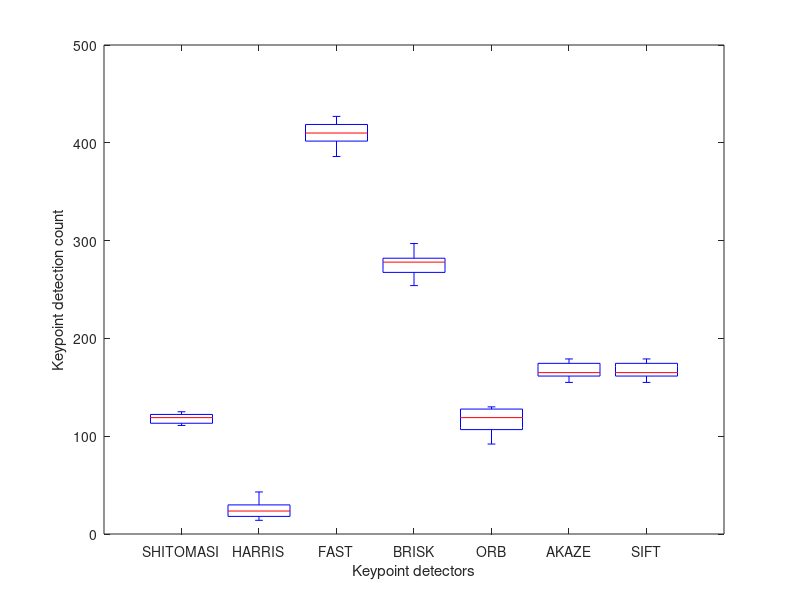
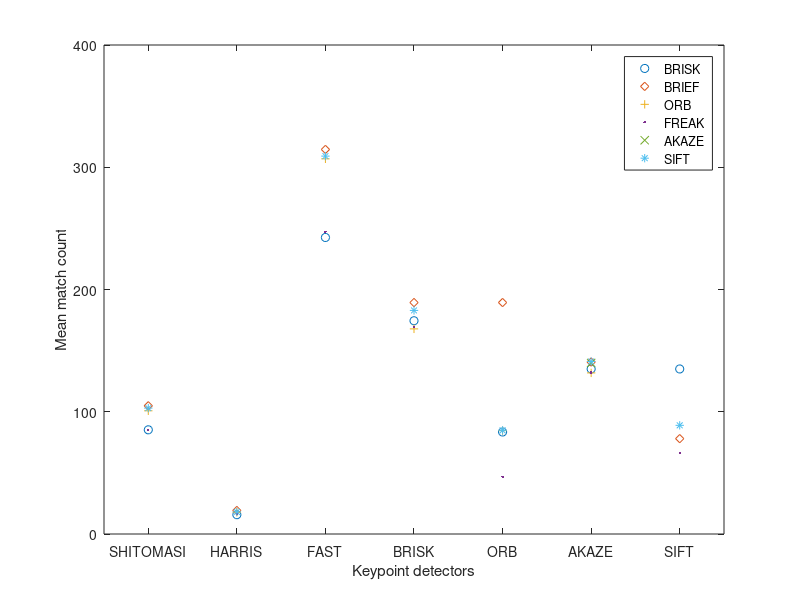
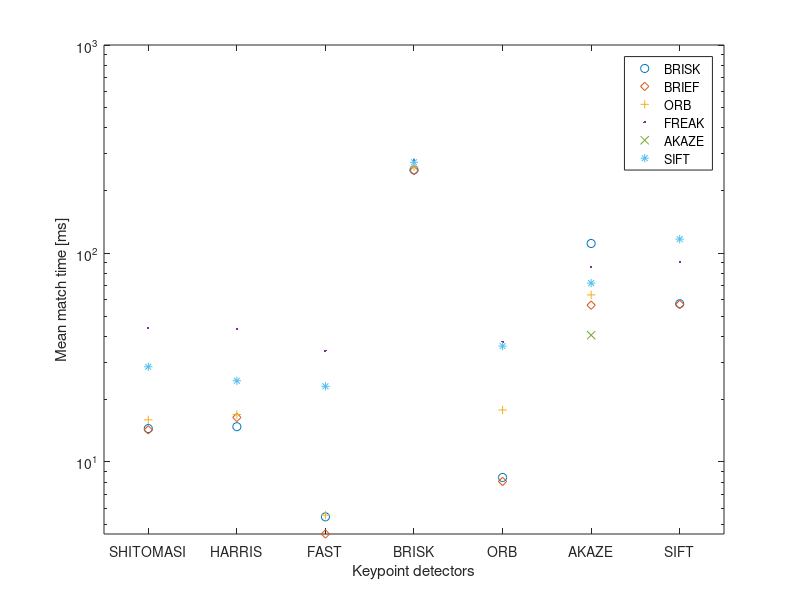

These charts were generated, in order, by the following MATLAB code:


%% Data
SHITOMASI.count = [125,118,123,120,120,113,114,123,111,112];
SHITOMASI.time = [14.4764,12.2352,13.0547,12.3504,12.0406,12.391,12.647,12.8924,12.7963,13.9232];
SHITOMASI.distribution = "Most on sign and car seats";
SHITOMASI.mean_size = 4;
SHITOMASI.BRISK.count = [95,88,80,90,82,79,85,86,82];
SHITOMASI.BRISK.time = [1.71956,1.18236,1.5198,1.49408,1.48808,1.63158,1.62625,1.67947,1.72572,1.65125];
SHITOMASI.BRIEF.count = [115,111,104,101,102,102,100,109,100];
SHITOMASI.BRIEF.time = [4.07837,2.39605,0.889059,0.93289,0.854333,0.854665,0.908508,0.880913,0.893232,0.951561];
SHITOMASI.ORB.count = [104,103,100,102,103,98,98,102,97];
SHITOMASI.ORB.time = [3.11225,2.7733,2.94144,3.17775,3.15266,2.77141,3.20343,3.26929,2.87838,3.01969];
SHITOMASI.FREAK.count = [ 90,88,87,89,83,78,81,86,84];
SHITOMASI.FREAK.time = [ 38.2839,29.8723,28.877,29.4497,29.5222,31.044,31.5575,30.8333,30.1187,30.3693];
SHITOMASI.AKAZE.count = [];
SHITOMASI.AKAZE.time = [];
SHITOMASI.SIFT.count = [112,109,104,103,99,101,96,106,97];
SHITOMASI.SIFT.time = [15.0132,15.8745,15.4888,15.7192,15.8437,16.2696,16.3241,15.3483,15.7931,15.5423];

HARRIS.count = [17,14,18,21,26,43,18,31,26,34];
HARRIS.time = [14.1606,12.7707,11.8688,11.9412,12.0433,21.2767,12.0094,13.4269,12.3421,17.313];
HARRIS.distribution = "Lights and car seats";
HARRIS.mean_size = 6;
HARRIS.BRISK.count = [12,10,14,15,16,16,15,23,21];
HARRIS.BRISK.time = [0.788194,0.745281,0.738392,0.825596,0.839417,0.923067,0.74527,0.83247,0.971367,0.975597];
HARRIS.BRIEF.count = [ 14,11,15,20,24,26,16,24,23];
HARRIS.BRIEF.time = [7.80865,5.19657,2.71079,1.49794,1.28546,1.09904,1.18255,1.19102,1.13353,1.14699];
HARRIS.ORB.count = [12,13,16,18,24,18,15,24,20];
HARRIS.ORB.time = [3.27141,2.89913,3.14456,3.29259,2.8035,2.70241,2.65327,2.7846,3.34701,2.72607];
HARRIS.FREAK.count = [ 13,13,15,15,17,20,14,21,18];
HARRIS.FREAK.time = [32.203,28.5588,29.1968,28.9654,28.3509,29.017,28.706,28.5977,30.3857,30.8169];
HARRIS.AKAZE.count = [];
HARRIS.AKAZE.time = [];
HARRIS.SIFT.count = [14,11,16,19,22,22,13,24,22];
HARRIS.SIFT.time = [15.8221,9.80391,9.53097,9.52093,10.0412,10.0362,10.1312,10.6998,10.2373,9.99341];

FAST.count = [419,427,404,423,386,414,418,406,396,401];
FAST.time = [2.61456,1.89478,2.04945,1.97811,1.929,2.24794,2.11969,2.01872,1.97115,2.01253];
FAST.distribution = "Good spead on both sign and edges of car";
FAST.mean_size = 7;
FAST.BRISK.count = [256,243,241,239,215,251,248,243,247];
FAST.BRISK.time = [3.80542,3.45771,3.2572,3.4989,3.06165,3.24142,3.30894,3.15028,3.0894,3.79229];
FAST.BRIEF.count = [320,332,299,331,276,327,324,315,307];
FAST.BRIEF.time = [7.80865,5.19657,2.71079,1.49794,1.28546,1.09904,1.18255,1.19102,1.13353,1.14699];
FAST.ORB.count = [306,314,295,318,284,312,323,306,304];
FAST.ORB.time = [4.15247,3.42759,3.73888,3.41109,3.62728,3.23315,3.39723,3.23678,3.27038,3.23863];
FAST.FREAK.count = [ 251,250,228,252,234,269,252,243,246];
FAST.FREAK.time = [36.7663,34.952,31.4492,31.5415,31.2731,30.7445,30.5679,31.5637,30.6993,30.7228];
FAST.AKAZE.count = [];
FAST.AKAZE.time = [];
FAST.SIFT.count = [316,325,297,311,291,326,315,300,301];
FAST.SIFT.time = [23.0831,19.853,19.5982,20.9018,19.6689,20.6272,20.6985,20.9827,22.8624,21.4046];


BRISK.count = [264,282,282,277,297,279,289,272,266,254,];
BRISK.time = [251.099,233.985,235.488,234.31,235.807,243.103,252.39,275.718,253.377,276.567];
BRISK.distribution = "Most along car edges";
BRISK.mean_size = 7;
BRISK.BRISK.count = [171,176,157,176,174,188,173,171,184];
BRISK.BRISK.time = [2.65936,2.34167,2.54131,2.62767,2.45953,2.5873,2.80294,2.53293,2.61562,2.42793];
BRISK.BRIEF.count = [178,205,185,179,183,195,207,189,183];
BRISK.BRIEF.time = [1.23849,0.737277,0.799503,0.760802,0.979722,0.948757,0.890772,0.764566,0.82273,0.776096];
BRISK.ORB.count = [160,171,157,170,154,180,171,175,172];
BRISK.ORB.time = [10.6325,9.48157,11.0359,11.1001,10.2137,10.4877,11.0217,11.2825,9.92125,13.1539];
BRISK.FREAK.count = [160,178,156,173,160,183,169,179,168];
BRISK.FREAK.time = [32.4469,31.9246,32.2381,31.5976,30.1852,32.1106,31.3245,33.0383,31.7956,34.4402];
BRISK.AKAZE.count = [];
BRISK.AKAZE.time = [];
BRISK.SIFT.count = [182,193,169,183,171,195,194,176,183];
BRISK.SIFT.time = [26.2205,25.4226,24.3137,21.8727,26.2521,23.5189,25.0485,23.0582,26.1811,23.53];

ORB.count = [92,102,106,113,109,125,130,129,127,128];
ORB.time = [11.2322,6.39952,6.51143,6.21048,5.68168,7.27476,6.91363,6.43269,8.3288,6.8996];
ORB.distribution = "Most along car edges";
ORB.mean_size = 55.6;
ORB.BRISK.count = [73,74,79,85,79,92,90,88,91];
ORB.BRISK.time = [ 1.34741,1.0297,0.962382,1.06728,1.01591,1.13267,1.16556,1.17258,1.15238,2.25583];
ORB.BRIEF.count = [178,205,185,179,183,195,207,189,183];
ORB.BRIEF.time = [ 1.23849,0.737277,0.799503,0.760802,0.979722,0.948757,0.890772,0.764566,0.82273,0.776096];
ORB.ORB.count = [65,69,71,85,91,101,95,93,91];
ORB.ORB.time = [12.1292,11.1455,10.1488,10.3945,10.6057,9.95899,10.3888,10.3035,10.3083,10.1518];
ORB.FREAK.count = [42,36,45,47,44,51,52,49,55];
ORB.FREAK.time = [32.9629,33.3242,30.5514,29.4145,30.9115,29.5403,30.1263,28.9199,28.708,29.8567];
ORB.AKAZE.count = [];
ORB.AKAZE.time = [];
ORB.SIFT.count = [67,79,78,79,82,95,95,94,94];
ORB.SIFT.time = [34.4821,27.0574,28.527,28.3822,25.5027,27.0797,27.326,30.2052,30.6036,28.4337];

AKAZE.count = [166,157,161,155,163,164,173,175,177,179];
AKAZE.time = [60.5518,56.5862,56.023,53.6167,47.9323,49.3895,55.3243,60.0879,56.6724,62.0722];
AKAZE.distribution = "Most along car edges";
AKAZE.mean_size = 7;
AKAZE.BRISK.count = [137,125,129,129,131,132,142,146,144];
AKAZE.BRISK.time = [60.5518,56.5862,56.023,53.6167,47.9323,49.3895,55.3243,60.0879,56.6724,62.0722];
AKAZE.BRIEF.count = [141,134,131,130,134,146,150,148,152];
AKAZE.BRIEF.time = [1.1174,0.562064,0.586957,0.577798,0.590885,0.59051,0.634302,0.584869,0.580562,0.602698];
AKAZE.ORB.count = [130,129,128,115,132,132,137,137,146];
AKAZE.ORB.time = [6.95888,8.28211,7.66739,7.36061,7.39659,7.48994,7.27967,7.50948,7.29298,7.18618];
AKAZE.FREAK.count = [126,128,128,121,123,132,145,148,137];
AKAZE.FREAK.time = [29.8412,30.0805,29.8736,29.6725,29.0879,29.5743,30.7157,29.9557,32.614,31.4153];
AKAZE.AKAZE.count = [138,138,133,127,129,146,147,151,150];
AKAZE.AKAZE.time = [37.2083,37.7998,37.1328,44.5452,44.684,38.4155,42.4546,43.2114,41.3762,38.8226];
AKAZE.SIFT.count = [134,134,130,136,137,147,147,154,151];
AKAZE.SIFT.time = [15.4522,17.2143,16.431,16.241,16.3671,16.2042,16.3603,16.1093,15.8327,16.2046];

SIFT.count = [166,157,161,155,163,164,173,175,177,179];
SIFT.time = [60.5518,56.5862,56.023,53.6167,47.9323,49.3895,55.3243,60.0879,56.6724,62.0722];
SIFT.distribution = "Both car edges and sign";
SIFT.mean_size = 4.4;
SIFT.BRISK.count = [137,125,129,129,131,132,142,146,144];
SIFT.BRISK.time = [ 1.51453,1.37176,1.36427,1.47757,1.39519,1.69048,1.61328,1.61363,1.79513,1.71992];
SIFT.BRIEF.count = [86,78,76,85,69,74,76,70,88];
SIFT.BRIEF.time = [1.00848,0.975848,0.959638,1.059,1.13567,1.1673,1.17784,1.18409,1.25278,0.96206];
SIFT.ORB.count = [];
SIFT.ORB.time = [];
SIFT.FREAK.count = [64,72,65,66,63,58,64,65,79,];
SIFT.FREAK.time = [31.9608,34.764,35.6151,35.4273,35.7124,35.7797,36.2104,35.6896,37.1958,35.1329];
SIFT.AKAZE.count = [];
SIFT.AKAZE.time = [];
SIFT.SIFT.count = [82,81,85,93,90,81,82,102,104];
SIFT.SIFT.time = [55.6255,60.6934,60.6745,60.9719,62.6126,61.8094,64.5651,62.6434,61.4578,62.9199];

%% MP.7 Performance Evaluation 1
figure(1);clf(1);
detections = [SHITOMASI.count', HARRIS.count', FAST.count', BRISK.count', ORB.count', AKAZE.count', SIFT.count'];
detectors = {'SHITOMASI', 'HARRIS', 'FAST', 'BRISK', 'ORB', 'AKAZE', 'SIFT'};
% descriptors = {'BRISK', 'BRIEF', 'ORB', 'FREAK', 'AKAZE', 'SIFT'};
boxplot(detections,'Notch','off','Labels',detectors)
ylabel("Keypoint detection count"); 
xlabel("Keypoint detectors"); 


%% MP.8 Performance Evaluation 2
figure(2);clf(2);
detectors = {'SHITOMASI', 'HARRIS', 'FAST', 'BRISK', 'ORB', 'AKAZE', 'SIFT'};
descriptors = {'BRISK', 'BRIEF', 'ORB', 'FREAK', 'AKAZE', 'SIFT'};

matches = [SHITOMASI.BRISK.count', HARRIS.BRISK.count', FAST.BRISK.count', BRISK.BRISK.count', ORB.BRISK.count', AKAZE.BRISK.count', SIFT.BRISK.count'];
plot(mean(matches), 'o');
hold on
matches = [SHITOMASI.BRIEF.count', HARRIS.BRIEF.count', FAST.BRIEF.count', BRISK.BRIEF.count', ORB.BRIEF.count', AKAZE.BRIEF.count', SIFT.BRIEF.count'];
plot(mean(matches), 'd');
matches = [SHITOMASI.ORB.count', HARRIS.ORB.count', FAST.ORB.count', BRISK.ORB.count', ORB.ORB.count', AKAZE.ORB.count', 1e6*ones(9,1)];
plot(mean(matches), '+');
matches = [SHITOMASI.FREAK.count', HARRIS.FREAK.count', FAST.FREAK.count', BRISK.FREAK.count', ORB.FREAK.count', AKAZE.FREAK.count', SIFT.FREAK.count'];
plot(mean(matches), '.');
matches = [1e6*ones(9,1), 1e6*ones(9,1), 1e6*ones(9,1), 1e6*ones(9,1), 1e6*ones(9,1), AKAZE.AKAZE.count', 1e6*ones(9,1)];
plot(mean(matches), 'x');
matches = [SHITOMASI.SIFT.count', HARRIS.SIFT.count', FAST.SIFT.count', BRISK.SIFT.count', ORB.SIFT.count', AKAZE.SIFT.count', SIFT.SIFT.count'];
plot(mean(matches), '*');
xticklabels(detectors)
ylabel('Mean match count')
xlabel("Keypoint detectors"); 
legend(descriptors);
xlim([0.5,7.5])
ylim([0, 400])

%% MP.9 Performance Evaluation 3
figure(3);clf(3);
detectors = {'SHITOMASI', 'HARRIS', 'FAST', 'BRISK', 'ORB', 'AKAZE', 'SIFT'};
descriptors = {'BRISK', 'BRIEF', 'ORB', 'FREAK', 'AKAZE', 'SIFT'};
detection_time = [SHITOMASI.time', HARRIS.time', FAST.time', BRISK.time', ORB.time', AKAZE.time', SIFT.time'];

match_time = [SHITOMASI.BRISK.time', HARRIS.BRISK.time', FAST.BRISK.time', BRISK.BRISK.time', ORB.BRISK.time', AKAZE.BRISK.time', SIFT.BRISK.time'];
semilogy(mean(match_time) + mean(detection_time), 'o');
hold on
match_time = [SHITOMASI.BRIEF.time', HARRIS.BRIEF.time', FAST.BRIEF.time', BRISK.BRIEF.time', ORB.BRIEF.time', AKAZE.BRIEF.time', SIFT.BRIEF.time'];
semilogy(mean(match_time) + mean(detection_time), 'd');
match_time = [SHITOMASI.ORB.time', HARRIS.ORB.time', FAST.ORB.time', BRISK.ORB.time', ORB.ORB.time', AKAZE.ORB.time', 1e6*ones(10,1)];
detection_time = [SHITOMASI.time', HARRIS.time', FAST.time', BRISK.time', ORB.time', AKAZE.time', SIFT.time'];
semilogy(mean(match_time) + mean(detection_time), '+');
match_time = [SHITOMASI.FREAK.time', HARRIS.FREAK.time', FAST.FREAK.time', BRISK.FREAK.time', ORB.FREAK.time', AKAZE.FREAK.time', SIFT.FREAK.time'];
semilogy(mean(match_time) + mean(detection_time), '.');
match_time = [1e6*ones(10,1), 1e6*ones(10,1), 1e6*ones(10,1), 1e6*ones(10,1), 1e6*ones(10,1), AKAZE.AKAZE.time', 1e6*ones(10,1)];
semilogy(mean(match_time), 'x');
match_time = [SHITOMASI.SIFT.time', HARRIS.SIFT.time', FAST.SIFT.time', BRISK.SIFT.time', ORB.SIFT.time', AKAZE.SIFT.time', SIFT.SIFT.time'];
semilogy(mean(match_time) + mean(detection_time), '*');
xticklabels(detectors)
ylabel('Mean match time [ms]')
xlabel("Keypoint detectors"); 
legend(descriptors);
xlim([0.5,7.5])
ylim([0, 1e3])

